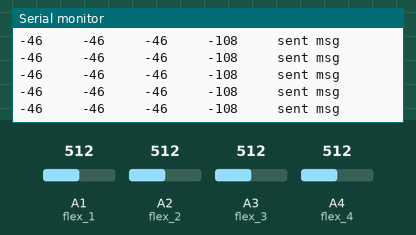
Bench run of a sketch on a simulated Arduino Uno, built with avr-gcc and run on an emulated ATmega328P. Shown: the last lines printed to the serial monitor. Inputs (shaded band) come from the test bench; at power-on: A4 (flex_4) = 512, A1 (flex_1) = 512, A2 (flex_2) = 512, A3 (flex_3) = 512. No radio packets arrive unless stated.

Above: at 1.2 s.
1.3 s: A4 (flex_4) set to 533
At 1.41 s:
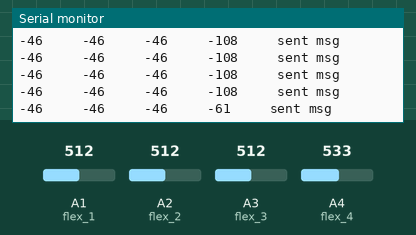
4.3 s: A1 (flex_1) set to 486
At 4.3 s:
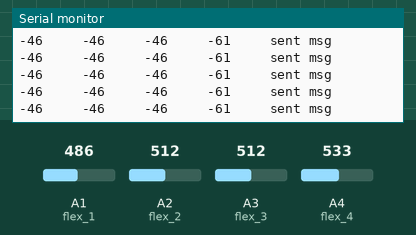
7.3 s: A1 (flex_1) set to 459
At 7.31 s:
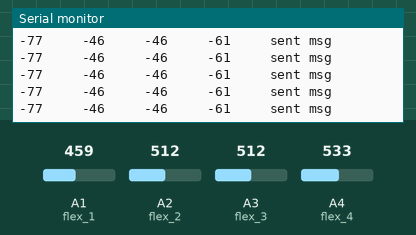
13.3 s: A2 (flex_2) set to 484
At 13.3 s:
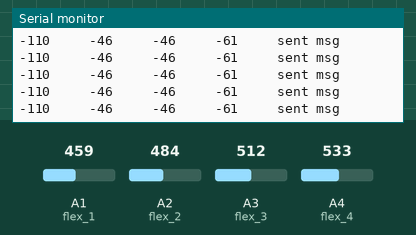
16.3 s: A2 (flex_2) set to 452
At 16.3 s:
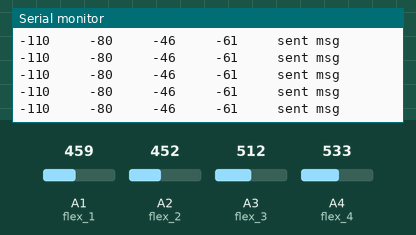
Timing chart, 0 to 19.3 s (numbered marks = the images above; inputs shaded):
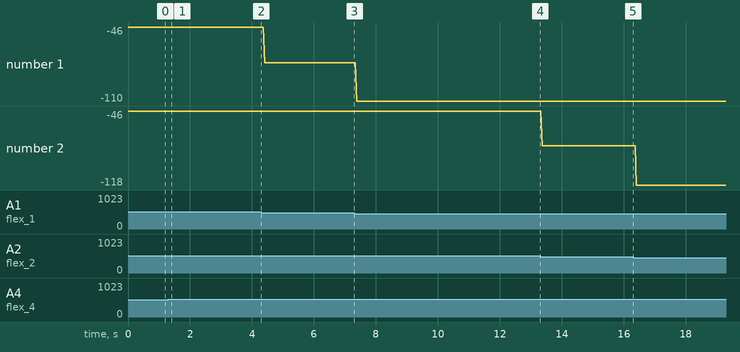

The sketch:

Transmitter-sizeof.ino
```cpp
//Transmitter Code (Glove) - Mert Arduino and Tech

#include <SPI.h>                      //the communication interface with the modem
#include <RF24.h>                   //the library which helps us to control the radio modem

int msg[4]; //Total number of data to be sent (data package)

//define the flex sensor input pins
int flex_4 = A4;
int flex_3 = A3;
int flex_2 = A2;
int flex_1 = A1;

//define variables for flex sensor values
int flex_4_val;
int flex_3_val;
int flex_2_val;
int flex_1_val;

RF24 radio(9,10);                     //9 and 10 are a digital pin numbers to which signals CE and CSN are connected.

byte addresses[][6] = {"1Node","2Node"}; //the address of the modem, that will receive data from Arduino.

bool radioNumber = 1;
bool role = 1;

void setup(){
  Serial.begin(9600);
  radio.begin();                      //it activates the modem.
  radio.openWritingPipe(addresses[1]); //sets the address of the receiver to which the program will send data.
  radio.openReadingPipe(1,addresses[0]);
}

void loop(){

  flex_4_val = analogRead(flex_4);
  flex_4_val = map(flex_4_val, 480, 640, -180, 180);

  flex_3_val = analogRead(flex_3);
  flex_3_val = map(flex_3_val, 400, 700, -180, 180);

  flex_2_val = analogRead(flex_2);
  flex_2_val = map(flex_2_val, 400, 700, -180, 180);

  flex_1_val = analogRead(flex_1);
  flex_1_val = map(flex_1_val, 400, 700, -180, 180);

  msg[0] = flex_4_val;
  msg[1] = flex_3_val;
  msg[2] = flex_2_val;
  msg[3] = flex_1_val;

  Serial.print(flex_1_val);
  Serial.print("     ");
  Serial.print(flex_2_val);
  Serial.print("     ");
  Serial.print(flex_3_val);
  Serial.print("     ");
  Serial.print(flex_4_val);
  Serial.print("     ");

  radio.stopListening();
  if(radio.write(msg, sizeof(msg)), Serial.println("sent msg"))

  radio.startListening();

}
```

Measured:
- after the input at 1.3 s, the serial monitor: prints a new line after 0.09 s (image 1)
- plotted number 1: -46 → -77 after the input at 4.3 s, -77 → -110 after the input at 7.3 s
- plotted number 2: -46 → -80 after the input at 13.3 s, -80 → -118 after the input at 16.3 s
